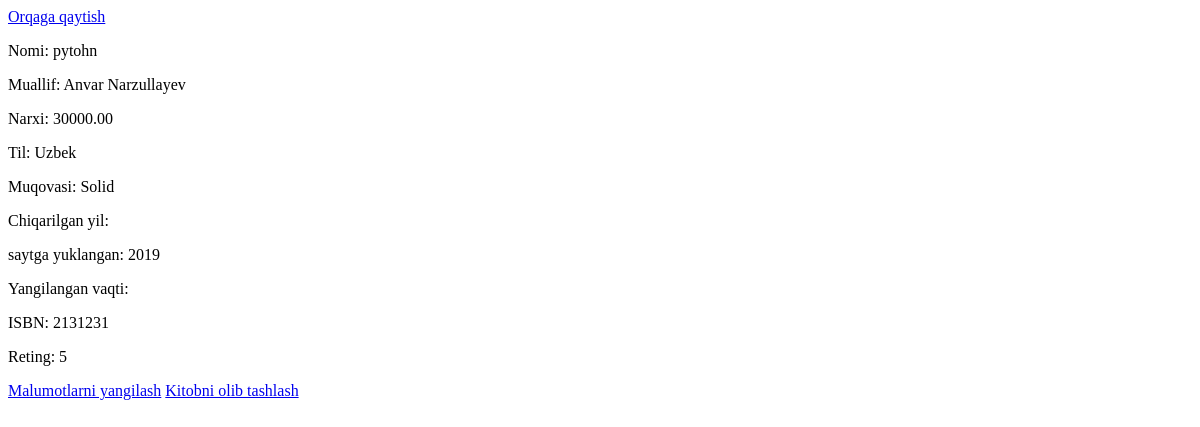
The page /detail/4/ on the database as committed earlier.
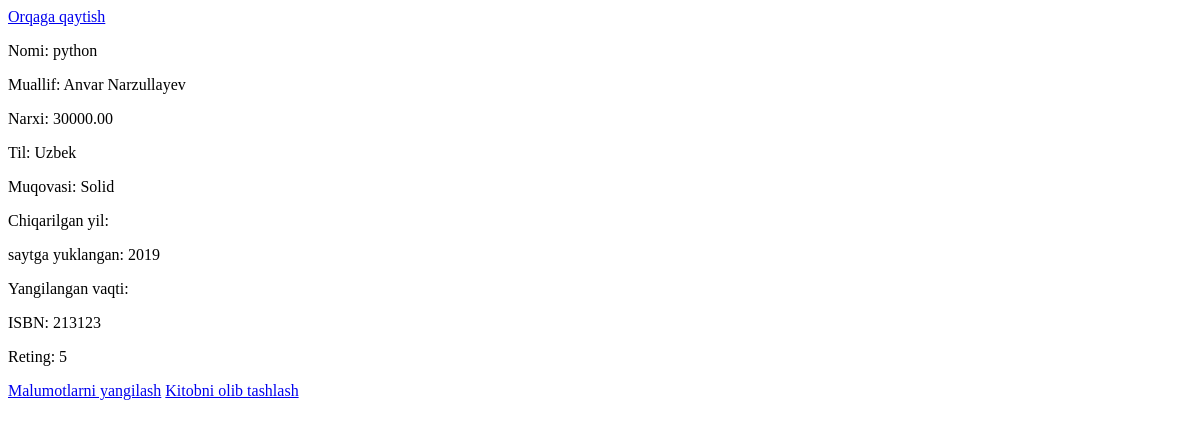
The same page on the database as committed later.
### books/models.py (models this page shows, shortened)
class Book(models.Model):
    class CoverType(models.TextChoices):
        SOLID = "s", 'Solid'
        FLEXIBLE = "f", 'Flexible'
    title = models.CharField(max_length=200)
    author = models.CharField(max_length=200)
    price = models.DecimalField(max_digits=10, decimal_places=2)
    language = models.CharField(max_length=50)
    cover = models.CharField(max_length=1, choices=CoverType.choices, default=CoverType.FLEXIBLE)
    publish_time = models.IntegerField()
    added_time = models.DateTimeField(auto_now_add=True)
    aupdated_time = models.DateTimeField(auto_now=True)
    isbn = models.CharField(max_length=13, null=True)
    rating = models.IntegerField(blank=True, default=0)
    class Meta:
        ordering = ['-rating']

### books/views.py (the view)
# urls.py: path('detail/<int:pk>/', BookDetailView.as_view(), name='detail'),
class BookDetailView(View):
    def get(self, request, pk):
        book = get_object_or_404(Book, id=pk)
        return render(request, 'details.html', {'book':book})

### books/templates/details.html (shortened to what this page needs)
<!DOCTYPE html>
<html lang="en">
<head>
</head>
<body>
<a href="{% url 'books' %}" >Orqaga qaytish</a>
<p>Nomi: {{ book.title }}</p>
<p>Muallif: {{ book.author }}</p>
<p>Narxi: {{ book.price }}</p>
<p>Til: {{ book.language }}</p>
<p>Muqovasi: {{ book.get_cover_display }}</p>
<p>Chiqarilgan yil: {{ book.publish }}</p>
<p>saytga yuklangan: {{ book.publish_time }}</p>
<p>Yangilangan vaqti: {{ book.Updated_time }}</p>
<p>ISBN: {{ book.isbn }}</p>
<p>Reting: {{ book.rating }}</p>
<a href="{% url 'update' book.id %}">Malumotlarni yangilash</a>
<a href="{% url 'delete' book.id %}">Kitobni olib tashlash</a>
</body>
</html>

Rows that differ between the two databases and show on the page:
changed Book "Anvar Narzullayev": title "pytohn" → "python"; isbn "2131231" → "213123"
